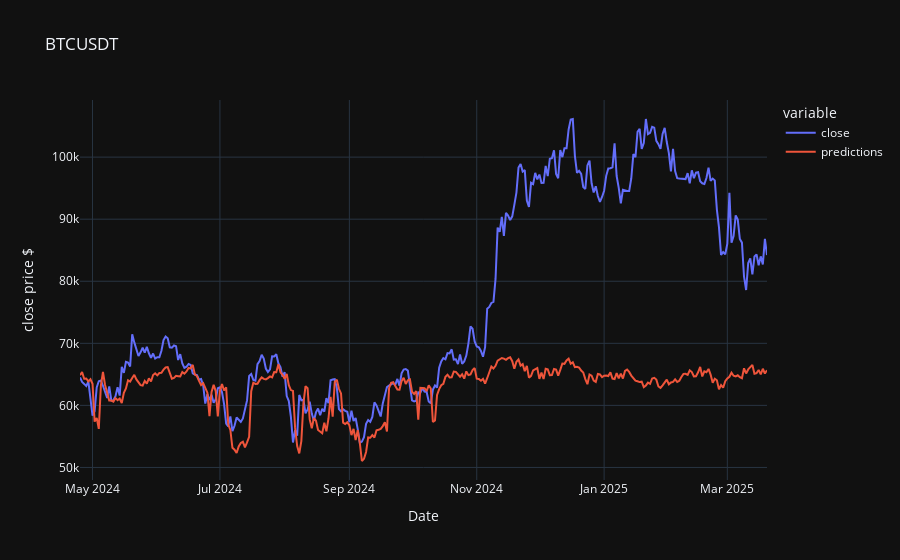

This figure's notebook cell:
### Code cell
for coin in selected_coins:
    df_filename = coin.lower() + "_1d.csv"
    df = pd.read_csv("../backend/data/"+df_filename, parse_dates=True, index_col=0)
    # use the params trained from the initial model on BTC 5 year lagged close prices.
    xgboost_train_pipeline_full(coin, df, params)

### Figure 1 — Plotly figure (JSON) as saved in the notebook; plotly's stock layout.template omitted (floating-point values rounded to 4 significant figures; data arrays with more than 128 entries replaced by an {"elided": "..."} marker saying what was removed)
{"data": [{"hovertemplate": "variable=close<br>Date=%{x}<br>close price $=%{y}<extra></extra>", "legendgroup": "close", "line": {"color": "#636efa", "dash": "solid"}, "marker": {"symbol": "circle"}, "mode": "lines", "name": "close", "orientation": "v", "showlegend": true, "type": "scatter", "x": {"elided": "330 str values"}, "xaxis": "x", "y": {"elided": "330 float values"}, "yaxis": "y"}, {"hovertemplate": "variable=predictions<br>Date=%{x}<br>close price $=%{y}<extra></extra>", "legendgroup": "predictions", "line": {"color": "#EF553B", "dash": "solid"}, "marker": {"symbol": "circle"}, "mode": "lines", "name": "predictions", "orientation": "v", "showlegend": true, "type": "scatter", "x": {"elided": "330 str values"}, "xaxis": "x", "y": {"elided": "330 float values"}, "yaxis": "y"}], "layout": {"legend": {"title": {"text": "variable"}, "tracegroupgap": 0}, "title": {"text": "BTCUSDT"}, "xaxis": {"anchor": "y", "domain": [0, 1], "title": {"text": "Date"}}, "yaxis": {"anchor": "x", "domain": [0, 1], "title": {"text": "close price $"}}}}
